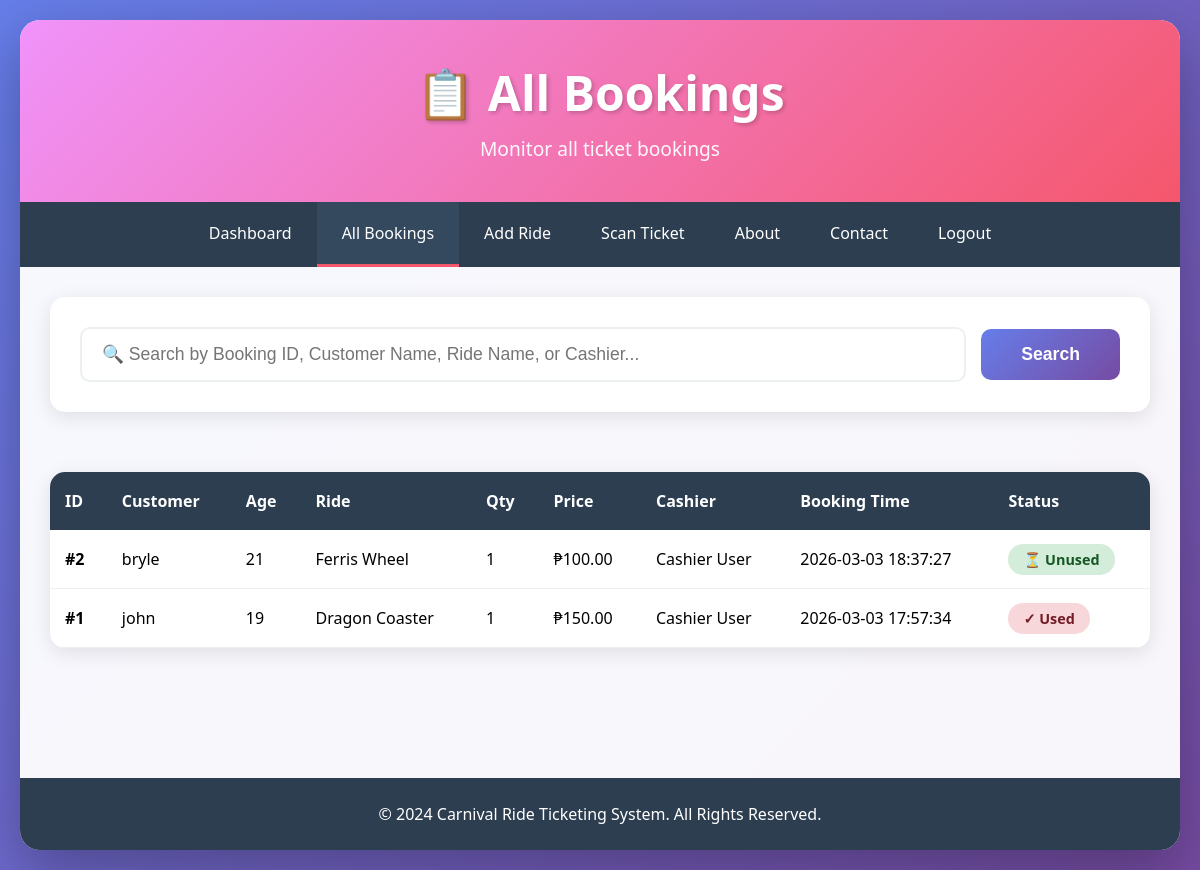
Screenshot of /admin/bookings (signed in) with the database file from the repository.
### tables this page shows
CREATE TABLE bookings (
            id INTEGER PRIMARY KEY AUTOINCREMENT,
            cashier_id INTEGER NOT NULL,
            cashier_name TEXT NOT NULL,
            customer_name TEXT NOT NULL,
            customer_age INTEGER NOT NULL,
            ride_id INTEGER NOT NULL,
            ride_name TEXT NOT NULL,
            quantity INTEGER NOT NULL,
            total_price REAL NOT NULL,
            booking_time TEXT NOT NULL,
            qr_code TEXT UNIQUE NOT NULL,
            status TEXT NOT NULL DEFAULT 'unused',
            used_time TEXT,
            FOREIGN KEY (cashier_id) REFERENCES users (id),
            FOREIGN KEY (ride_id) REFERENCES rides (id)
        );

### app.py (the view)
@app.route('/admin/bookings')
@admin_required
def admin_bookings():
    conn = get_db_connection()
    bookings_raw = conn.execute('SELECT * FROM bookings ORDER BY id DESC').fetchall()
    bookings = []
    for booking in bookings_raw:
        items = conn.execute('SELECT * FROM booking_items WHERE booking_id = ?',
                             (booking['id'],)).fetchall()
        booking_dict = dict(booking)
        booking_dict['items'] = [dict(item) for item in items]
        bookings.append(booking_dict)
    conn.close()
    return render_template('admin_bookings.html', bookings=bookings)

### app.py (called while the page is built)
def get_db_connection():
    conn = sqlite3.connect('carnival.db')
    conn.row_factory = sqlite3.Row
    return conn

def admin_required(f):
    @wraps(f)
    def decorated_function(*args, **kwargs):
        if 'user_id' not in session or session.get('role') != 'admin':
            flash('Admin access required!', 'error')
            return redirect(url_for('login'))
        return f(*args, **kwargs)
    return decorated_function

### templates/admin_bookings.html (shortened to what this page needs)
<!DOCTYPE html>
<html lang="en">
<head>
    <link rel="stylesheet" href="{{ url_for('static', filename='css/style.css') }}">
</head>
<body>
    <div class="container">
        <header class="header">
            <h1>📋 All Bookings</h1>
            <p class="subtitle">Monitor all ticket bookings</p>
        </header>
        <nav class="nav">
            <a href="{{ url_for('admin_dashboard') }}" class="nav-link">Dashboard</a>
            <a href="{{ url_for('admin_bookings') }}" class="nav-link active">All Bookings</a>
            <a href="{{ url_for('admin_add_ride') }}" class="nav-link">Add Ride</a>
            <a href="{{ url_for('scan_ticket') }}" class="nav-link">Scan Ticket</a>
            <a href="{{ url_for('about') }}" class="nav-link">About</a>
            <a href="{{ url_for('contact') }}" class="nav-link">Contact</a>
            <a href="{{ url_for('logout') }}" class="nav-link">Logout</a>
        </nav>
        <div class="search-container">
            <div class="search-box">
                <input type="text" id="searchInput" class="search-input" placeholder="🔍 Search by Booking ID, Customer Name, Ride Name, or Cashier...">
                <button class="search-btn" onclick="searchBookings()">Search</button>
            </div>
        </div>
        <div class="bookings-table-container">
            {% if bookings %}
                <div class="bookings-table">
                    <table id="bookingsTable">
                        <thead>
                            <tr>
                                <th>ID</th>
                                <th>Customer</th>
                                <th>Age</th>
                                <th>Ride</th>
                                <th>Qty</th>
                                <th>Price</th>
                                <th>Cashier</th>
                                <th>Booking Time</th>
                                <th>Status</th>
                            </tr>
                        </thead>
                        <tbody id="bookingsBody">
                            {% for booking in bookings %}
                            <tr>
                                <td><strong>#{{ booking.id }}</strong></td>
                                <td>{{ booking.customer_name }}</td>
                                <td>{{ booking.customer_age }}</td>
                                <td>{{ booking.ride_name }}</td>
                                <td>{{ booking.quantity }}</td>
                                <td>₱{{ "%.2f"|format(booking.total_price) }}</td>
                                <td>{{ booking.cashier_name }}</td>
                                <td>{{ booking.booking_time }}</td>
                                <td>
                                    {% if booking.status == 'unused' %}
                                        <span class="status-unused">⏳ Unused</span>
                                    {% else %}
                                        <span class="status-used">✓ Used</span>
                                    {% endif %}
                                </td>
                            </tr>
                            {% endfor %}
                        </tbody>
                    </table>
                </div>
                <div class="pagination" id="pagination"></div>
            {% else %}
                <div class="empty-state">
                    <div class="empty-icon">🎫</div>
                    <h3>No Bookings Yet</h3>
                    <p>No tickets have been booked yet.</p>
                </div>
            {% endif %}
        </div>
        <footer class="footer">
            <p>&copy; 2024 Carnival Ride Ticketing System. All Rights Reserved.</p>
        </footer>
    </div>
</body>
</html>

### static/css/style.css (style rules this page uses)
* { margin: 0; padding: 0; box-sizing: border-box; }
body { font-family: 'Segoe UI', Tahoma, Geneva, Verdana, sans-serif; background: linear-gradient(135deg, #667eea 0%, #764ba2 100%); min-height: 100vh; padding: 20px; }
.container { max-width: 1400px; margin: 0 auto; background: rgba(255, 255, 255, 0.95); border-radius: 20px; box-shadow: 0 20px 60px rgba(0, 0, 0, 0.3); overflow: hidden; }
.header { background: linear-gradient(135deg, #f093fb 0%, #f5576c 100%); color: white; padding: 40px; text-align: center; }
.header h1 { font-size: 3em; margin-bottom: 10px; text-shadow: 2px 2px 4px rgba(0, 0, 0, 0.2); }
.subtitle { font-size: 1.2em; opacity: 0.95; }
.nav { background: #2c3e50; padding: 0; display: flex; justify-content: center; gap: 0; flex-wrap: wrap; }
.nav-link { color: white; text-decoration: none; padding: 20px 25px; display: inline-block; transition: all 0.3s; border-bottom: 3px solid transparent; }
.nav-link.active { background: #34495e; border-bottom: 3px solid #f5576c; }
.footer { background: #2c3e50; color: white; text-align: center; padding: 20px; margin-top: 40px; }
.footer p { margin: 5px 0; }

### templates/admin_bookings.html (style rules this page uses)
.search-container { padding: 30px; background: white; border-radius: 15px; margin: 30px; box-shadow: 0 5px 20px rgba(0, 0, 0, 0.1); }
.search-box { display: flex; gap: 15px; align-items: center; }
.search-input { flex: 1; padding: 15px 20px; border: 2px solid #ecf0f1; border-radius: 10px; font-size: 1.1em; }
.search-btn { padding: 15px 40px; background: linear-gradient(135deg, #667eea 0%, #764ba2 100%); color: white; border: none; border-radius: 10px; font-size: 1.1em; font-weight: bold; cursor: pointer; }
.bookings-table-container { padding: 30px; }
.bookings-table { background: white; border-radius: 15px; overflow: hidden; box-shadow: 0 5px 20px rgba(0, 0, 0, 0.1); }
.bookings-table table { width: 100%; border-collapse: collapse; }
.bookings-table th { background: #2c3e50; color: white; padding: 18px 15px; text-align: left; font-size: 1em; }
.bookings-table td { padding: 18px 15px; border-bottom: 1px solid #ecf0f1; }
.status-unused { background: #d4edda; color: #155724; padding: 6px 15px; border-radius: 15px; font-size: 0.9em; font-weight: bold; }
.status-used { background: #f8d7da; color: #721c24; padding: 6px 15px; border-radius: 15px; font-size: 0.9em; font-weight: bold; }
.pagination { display: flex; justify-content: center; align-items: center; gap: 10px; padding: 30px; }

### rows the page displays
bookings: id "2", customer_name "bryle", customer_age "21", ride_name "Ferris Wheel", quantity "1", total_price "100.00", cashier_name "Cashier User", booking_time "2026-03-03 18:37:27", status "⏳ Unused"
bookings: id "1", customer_name "john", customer_age "19", ride_name "Dragon Coaster", quantity "1", total_price "150.00", cashier_name "Cashier User", booking_time "2026-03-03 17:57:34", status "✓ Used"
